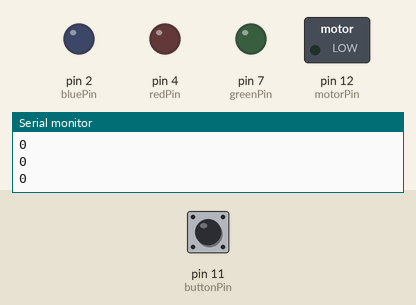
Recording of a sketch running on a simulated Arduino Uno, built with avr-gcc and run on an emulated ATmega328P. Shown: switched loads named in the sketch (green lamp = pin HIGH), output pins drawn as LEDs (lit = HIGH), the last lines printed to the serial monitor. Inputs (shaded band) come from the test bench; at power-on: pin 11 (buttonPin) LOW.

Above: at 1.2 s.
1.3 s: pin 11 (buttonPin) pulled HIGH for 0.15 s
At 1.8 s:
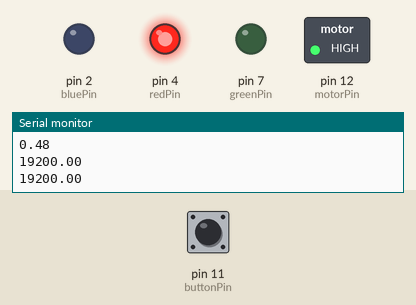
Timing chart, 0 to 4.3 s (numbered marks = the images above; inputs shaded):
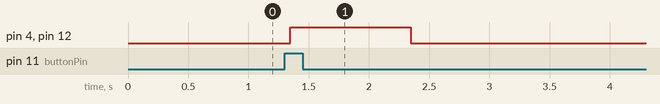

Measured:
- after the input at 1.3 s, pin 4 (redPin), pin 12 (motorPin): LOW → HIGH after 0.05 s, → LOW 1.0 s later

The sketch:

wearable.ino
```cpp
const int buttonPin = 11;

int redPin= 4;
int greenPin = 7;
int bluePin = 2 ;

int motorPin= 12;

int buttonState = 0;

int weight = 200;
float hrsDay = .1;
float water;
float drink;
const int temperaturePin = 0;

void setup() {
  Serial.begin(9600);

  pinMode(motorPin, OUTPUT);

  pinMode(redPin, OUTPUT);
  pinMode(greenPin, OUTPUT);
  pinMode(bluePin, OUTPUT);

  pinMode(buttonPin, INPUT);

  water = getWaterIntake();

}
void loop() {
   float voltage, degreesC, degreesF;
   buttonState = digitalRead(buttonPin);
    Serial.println(temperaturePin);
  if (buttonState == HIGH) {
     voltage = getVoltage(temperaturePin);
     degreesC = (voltage - 0.5) * 100.0;
     degreesF = degreesC * (9.0/5.0) + 32.0;

     Serial.print("deg F:");
     Serial.println(degreesF);

      drink = notificationDelay(water, degreesF);
      Serial.println(drink);
      setColor(255, 0, 0); // Blue Color
      digitalWrite(motorPin, HIGH);
      delay(1000);
      setColor(0, 0, 0);
      digitalWrite(motorPin, LOW);
      delay(drink);
  }
  else{
    setColor(0, 0, 0);
  }
}

float getVoltage(int pin)
{
  return (analogRead(pin) * 0.004882814);
}

float notificationDelay(float water, float degreesF){
  float timeToDrink = (hrsDay * 60)/water;
  float dTime;
  Serial.println(timeToDrink);
  if(degreesF > 80 && degreesF < 88){
   timeToDrink * 50000;
  }
  else if(degreesF > 70){
     dTime = timeToDrink * 40000;
  }
  else if(degreesF > 98){
     dTime = timeToDrink * 30000;
  }
  else
     dTime = timeToDrink * 60000;
  Serial.println(dTime);
  return dTime;
}

float getWaterIntake(){
  float ounces = weight * 0.5;
  float cups = ounces / 8;
  Serial.println(cups);
  return cups;
}

void setColor(int redValue, int greenValue, int blueValue) {
  analogWrite(redPin, redValue);
  analogWrite(greenPin, greenValue);
  analogWrite(bluePin, blueValue);
}

/*  if(degreesF > 80 && degreesF < 88){
   cups = cups + 1
  }
  if(degreesF > 88 && degreesF < 98){
   cups = cups + 2
  }
  if(degreesF > 98){
   cups = cups + 4
  }*/
```
